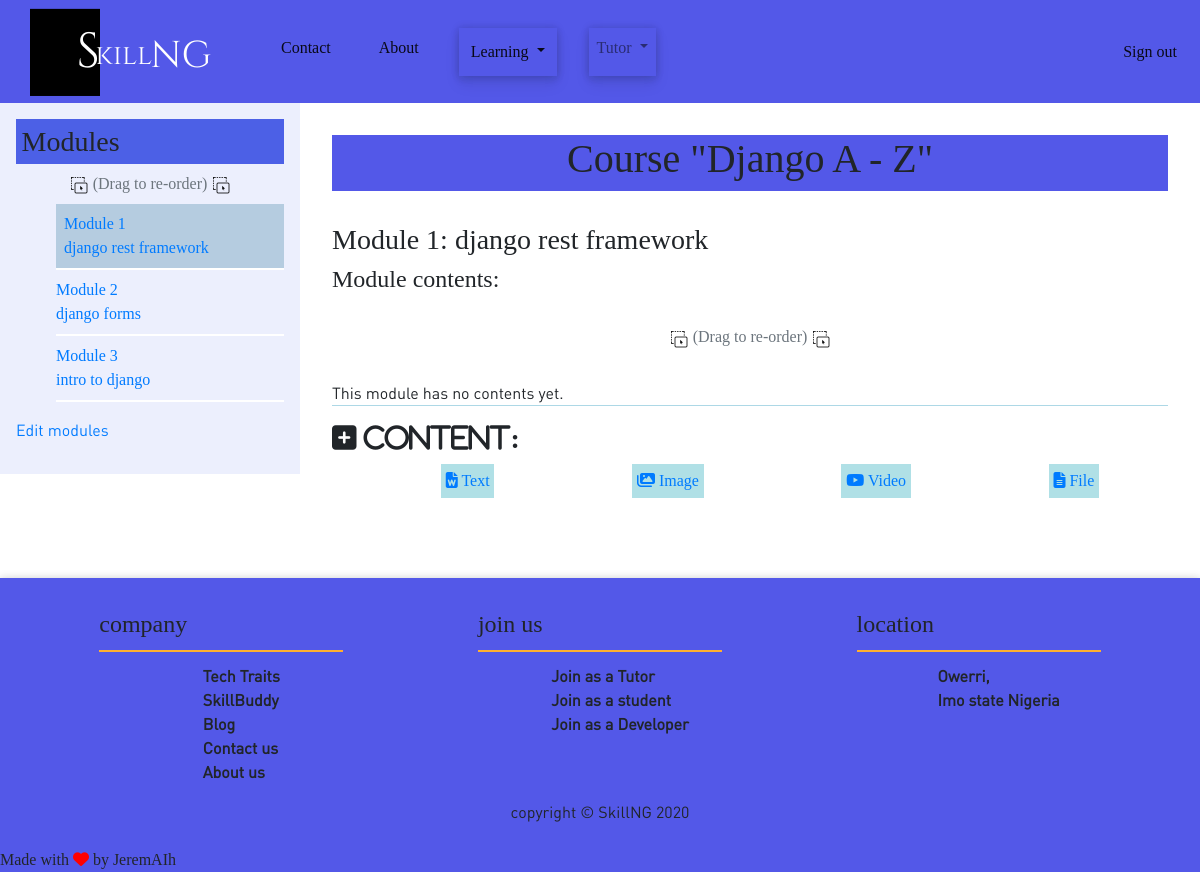
/course/module/22/ (signed in), run on the app's committed database.
### courses/models.py (models this page shows, shortened)
class Module(models.Model):
    course = models.ForeignKey(
        to=Course, on_delete=models.CASCADE, related_name='modules')
    title = models.CharField(max_length=200)
    description = models.TextField()
    order = OrderField(blank=True, for_fields=['course'])
    class Meta:
        ordering = ['order']

class Course(models.Model):
    owner = models.ForeignKey(User, on_delete=models.CASCADE)
    subject = models.ForeignKey(
        Subject, on_delete=models.CASCADE, related_name='courses')
    title = models.CharField(max_length=200)
    slug = models.SlugField(max_length=200, unique=True)
    overview = models.TextField()
    created = models.DateTimeField(auto_now_add=True)
    students = models.ManyToManyField(
        User, related_name='courses_joined', blank=True)
    flyer_img = models.ImageField(
        upload_to='images', default='images/default.png', null=True, blank=True)
    class Meta:
        ordering = ['-created']

### courses/views.py (the view)
# urls.py: path('module/<int:module_id>/', views.ModuleContentListView.as_view(),
class ModuleContentListView(TemplateResponseMixin, View):
    template_name = 'manage/module/content_list.html'
    def get(self, request, module_id):
        module = get_object_or_404(
            Module, id=module_id, course__owner=request.user)
        return self.render_to_response({'module': module})

### courses/templates/manage/module/content_list.html (shortened to what this page needs)
{% extends "base.html" %}
{% load course %}
{%load static%}
{% block content %}
<div class=" ">
    {% with course=module.course %}
    <div class='main'>
    <aside class="module-side ">
    <div class="contents">
       <h3>Modules</h3>
       <div  class="drag-text text-muted mb-2 ">
            <img src="{% static 'img/drag2.png'%}"  alt="">
            (Drag to re-order)
            <img src="{% static 'img/drag2.png'%}"  alt="">
       </div>
       <ul id="modules">
           {% for m in course.modules.all %}
               <li data-id="{{ m.id }}" {% if m == module %} class="selected" {% endif %}>
               <a href="{% url 'module_content_list' m.id %}">
               <span>
               Module <span class="order">{{ m.order|add:1 }}</span>
               </span>
               <br>
               {{ m.title }}
               </a>
               </li>
               {% empty %}
               <li>No modules yet.</li>
           {% endfor %}
       </ul>
       <p><a href="{% url 'course_module_update' course.id %}">
       Edit modules</a></p>
    </div>
    </aside>
    <div class="module-with-side">
        <div class="page-title-course">
            <h1 >Course "{{ course.title }}"</h1>
        </div>
       <h3>Module {{ module.order|add:1 }}: {{ module.title }}</h3>
       <h4>Module contents:</h4>
       <br>
       <div  class="drag-text text-muted mb-2 ">
        <img src="{% static 'img/drag2.png'%}"  alt="">
        (Drag to re-order)
        <img src="{% static 'img/drag2.png'%}"  alt="">
        </div>
        <br>
       <div id="module-contents">
       {% for content in module.contents.all %}
       <div data-id="{{ content.id }}">
           {% with item=content.item %}
               <p>{%if item|model_name == 'video' %}<i class="fab fa-youtube"></i>{%elif item|model_name == 'image' %}<i class="fas fa-images"></i>{%elif item|model_name == 'text' %}<i class="fas fa-file-word"></i>{%else %}<i class="fas fa-file-alt"></i>{%endif%} <span class="text-primary text-lg">|</span> {{ item }} ({{ item|model_name }})</p>
               <div class="controls">
               <a class="btn btn-primary btn-sm" href="{% url 'module_content_update' module.id item|model_name item.id %}"><i class="far fa-edit"></i></a>
               <form action="{% url 'module_content_delete' content.id %}" method="post">
                   <button type="submit" class="btn btn-danger btn-sm"><i class="fas fa-trash-alt"></i></button>
                   {% csrf_token %}
               </form>
            </div>
           {% endwith %}
       </div>
       {% empty %}
           <p>This module has no contents yet.</p>
       {% endfor %}
       </div>
       <h3><i class="fas fa-plus-square"> content:</i></h3>
       <ul class="content-types">
           <li><a href="{% url 'module_content_create' module.id 'text Text"><i class="fas fa-file-word"></i> Text </a> </li>
           <li><a href="{% url 'module_content_create' module.id 'image'%}"><i class="fas fa-images"></i> Image</a></li>
           <li><a href="{% url 'module_content_create' module.id 'video'%}"><i class="fab fa-youtube"></i> Video</a></li>
           <li><a href="{% url 'module_content_create' module.id 'file'%}"><i class="fas fa-file-alt"></i> File</a></li>
       </ul>
   </div>
</div>
   {% endwith %}
</div>
{% endblock %}

### static/css/base.css (style rules this page uses)
body { font-family: DIN_Bold; }
p { font-family: DIN_Regular; }
.page-title-course { display: flex; justify-content: center; margin-bottom: 2em; background-color: #5358e8; width: 100%; }
.module-with-side { display: flex; width: 75%; flex-direction: column; justify-content: space-evenly; padding: 2em; }
.module-side { padding: 1em; background-color: #d9dffb80; margin-bottom: 1em; height: 100%; width: 25%; }
.module-side .contents h3 { padding: 0.2em; background-color: #4c60e6; position: sticky; }
.module-side .contents li { margin-bottom: 0.5em; padding-bottom: 0.5em; border-bottom: 2px solid white; width: 100%; text-decoration: none; }
.ui-sortable-handle { border-bottom: 1px solid lightblue; list-style-type: none; transition: all 0.1s ease; }
.selected { background-color: #b5cce0; padding: 0.5em; }
#modules { list-style-type: none; }
.main { display: flex; flex-direction: row; margin-bottom: 2em; }
.content-types { display: flex; flex-direction: row; justify-content: space-around; }
.content-types li { background-color: powderblue; padding: 0.3em; list-style-type: none; }
.drag-text { width: 100%; text-align: center; }

### data on the page
Module: order|add "1", title "django rest framework"
Module: order|add "2", title "django forms"
Module: order|add "3", title "intro to django"
Course: title "Django A - Z"
